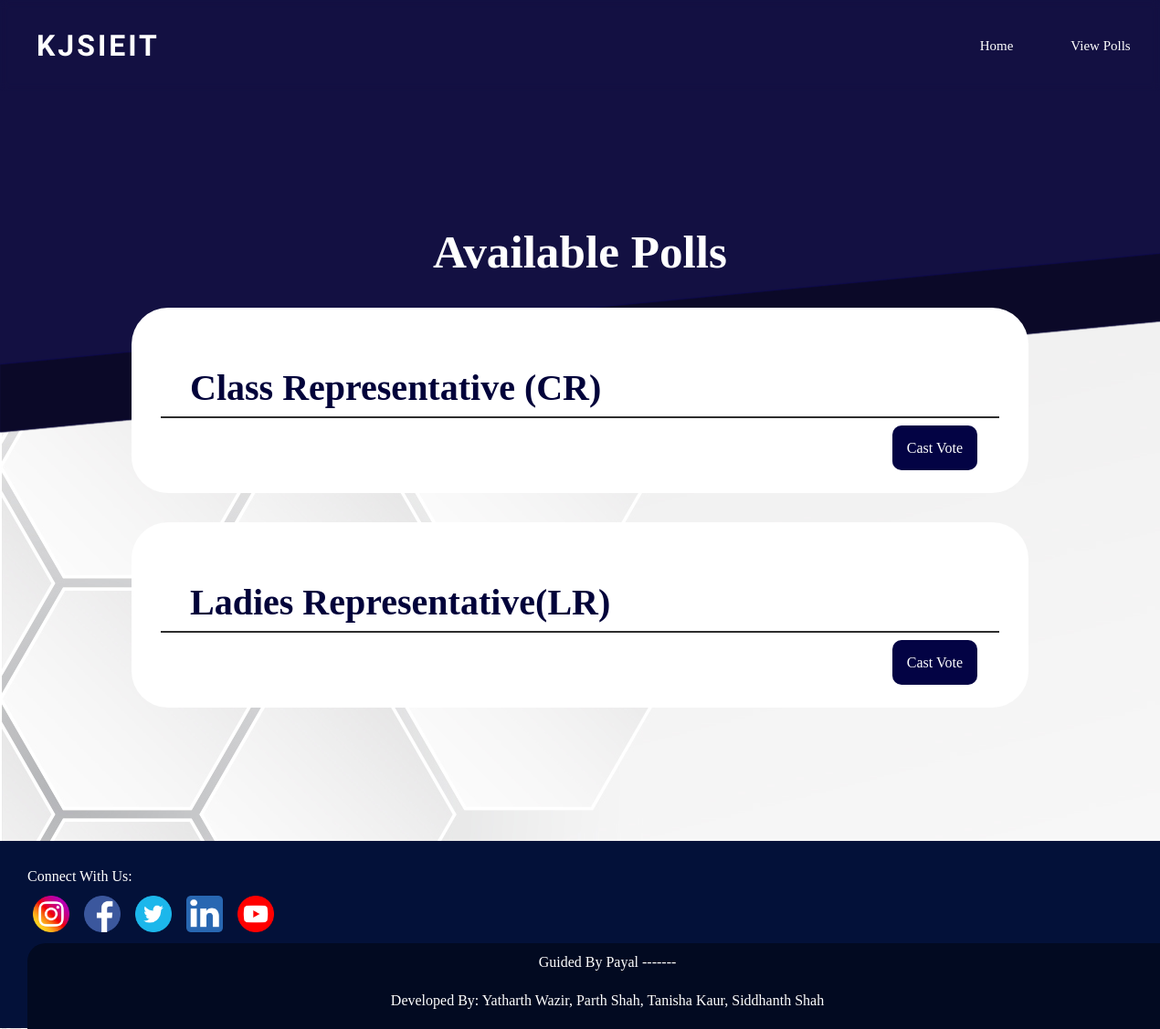
Screenshot of /a-view-polls/ with the database file from the repository.
### vote/models.py (models this page shows, shortened)
class ADivPoll(models.Model):
    Elections_for = models.TextField(max_length=30, null=True)
    candidate_1 = models.CharField(max_length=30, null=True)
    candidate_2 = models.CharField(max_length=30, null=True)
    candidate_3 = models.CharField(max_length=30, null=True)
    candidate_1_count = models.IntegerField(default=0)
    candidate_2_count = models.IntegerField(default=0)
    candidate_3_count = models.IntegerField(default=0)

### vote/views.py (the view)
# urls.py: path('a-view-polls/', views.viewPollsA, name='a-view-polls'),
def viewPollsA(request):
    polls = ADivPoll.objects.all()
    context = {'polls': polls}
    return render(request, "vote/a_view_polls.html",context)

### vote/templates/vote/a_view_polls.html (shortened to what this page needs)
{% extends "vote/a_navbar.html" %}
{% block content %}
<!DOCTYPE html>
<html lang="en">
<head>
    {% load static %}
    <link rel="stylesheet" href="{% static 'vote/css/view-polls.css' %}">
</head>
<body>
<div class="card">
    <div class="panel-heading"><h1 class="head">Available Polls</h1></div>
        <div class="pollbox">
            <ul class="poll-list">
                {% for poll in polls %}
                <div class="poll-card">
                <li class="poll-item">
                    <div class="poll-title">{{ poll.Elections_for }}</div>
                    <div class="actions">
                        <a class="links" href="{% url 'a-vote' forloop.counter %}" class="vote">Cast Vote</a> &nbsp;
                    </div>
                </li>
                </div>
                {% endfor %}
            </ul>
        </div>
</div>
</body>
</html>
{% endblock %}

### vote/static/vote/css/navbar.css (style rules this page uses)
* { text-decoration: none; list-style: none; padding: 0; margin:0; }
body { font-family: Verdana; background-repeat: repeat-y; background-size: cover; background-color: aliceblue; }

### vote/static/vote/css/view-polls.css (style rules this page uses)
body { background: url(/static/images/Navbar.png) no-repeat, url(/static/images/WBG.jpg); background-size: auto; transition: background 2.2s; overflow-x: hidden; }
.go body { background: url(/static/images/Navbar.png) no-repeat, url(/static/images/Navbarb.png) no-repeat, url(/static/images/WBG.jpg); background-size: auto; }
.card { margin: 3rem; padding: 0 5rem 0 5rem; opacity: 0; transition: all 2.2s; }
.go .card { padding: 5rem; opacity: 1; }
.head { font-size: 3.2rem; font-weight: 600; text-align: center; color: rgb(255, 255, 255); margin: 1rem; }
.poll-list { display: flex; justify-content: center; align-items: left; flex-direction: column; }
.poll-item { margin: 1rem; }
.poll-title { font-size: 2.5rem; font-weight: 600; color: rgb(1, 2, 58); padding: 2rem 2rem 0.5rem 2rem; border-bottom: 2px solid rgb(45, 45, 45); border-radius: 50px 50px 0 0; }
.actions { font-size: 1rem; text-align: right; padding: 1.5rem 1rem 0.5rem 1rem; }
.links { color: rgb(255,255,255); background-color: rgb(3, 3, 68); padding: 1rem; border-radius: 10px; transition: 0.5s; }
.poll-card { padding: 1rem; border-radius: 40px; background-color: white; margin: 1rem; }

### rows the page displays
ADivPoll: Elections_for "Class Representative (CR)"
ADivPoll: Elections_for "Ladies Representative(LR)"
